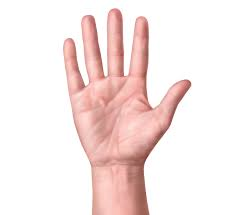
#> input picture hand.jpg, 235 x 215 px, given in place of the camera
$ python fingerdetection.py   (older library calls are emulated)
#> lines starting #> are read from the running program, lines starting #| are printed output that depends on the picture; after the words box and inside, x2 and y2 are one past the last pixel; in counts of white or black regions, pixels touching at a corner belong together
# -*- coding: utf-8 -*-
"""
Created on Thu Oct  3 19:55:30 2019

@author: SRIJAN
"""

import cv2
import numpy as np
import copy
import math

# Environment:
# OS    : Mac OS High Sierra
# python: 2.7
# opencv: 3.4.0

# Author
# asshatter
# github link : https://github.com/asshatter
# website : https://asshatter.github.io


def calculateFingers(res, drawing):
    #  convexity defect
    hull = cv2.convexHull(res, returnPoints=False)
    if len(hull) > 3:
        defects = cv2.convexityDefects(res, hull)
        if defects is not None:
            cnt = 0
            for i in range(defects.shape[0]):  # calculate the angle
                s, e, f, d = defects[i][0]
                start = tuple(res[s][0])
                end = tuple(res[e][0])
                far = tuple(res[f][0])
                a = math.sqrt((end[0] - start[0]) ** 2 + (end[1] - start[1]) ** 2)
                b = math.sqrt((far[0] - start[0]) ** 2 + (far[1] - start[1]) ** 2)
                c = math.sqrt((end[0] - far[0]) ** 2 + (end[1] - far[1]) ** 2)
                angle = math.acos((b ** 2 + c ** 2 - a ** 2) / (2 * b * c))  # cosine theorem
                if angle <= math.pi / 2:  # angle less than 90 degree, treat as fingers
                    cnt += 1
                    cv2.circle(drawing, far, 8, [211, 84, 0], -1)
            if cnt > 0:
                return True, cnt+1
            else:
                return True, 0
    return False, 0


# Open Camera
camera = cv2.VideoCapture(0)
camera.set(10, 200)

while camera.isOpened():
    #Main Camera
    ret, frame = camera.read()
#> frame is the input picture: shape (215, 235, 3); mean B, G, R 228.8, 230.8, 246.3
    frame = cv2.bilateralFilter(frame, 5, 50, 100)  # Smoothing
    frame = cv2.flip(frame, 1)  #Horizontal Flip
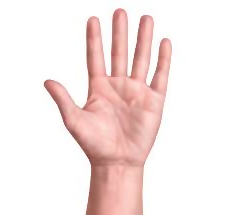
#> frame: shape (215, 235, 3); mean B, G, R 228.8, 230.8, 246.4
    cv2.imshow('original', frame)


    #Background Removal
    bgModel = cv2.createBackgroundSubtractorMOG2(0, 50)
    fgmask = bgModel.apply(frame)
#> fgmask: shape (215, 235); every value is 127

    kernel = np.ones((3, 3), np.uint8)
    fgmask = cv2.erode(fgmask, kernel, iterations=1)
    img = cv2.bitwise_and(frame, frame, mask=fgmask)

    # Skin detect and thresholding
    hsv = cv2.cvtColor(img, cv2.COLOR_BGR2HSV)
#> hsv: shape (215, 235, 3); mean H, S, V 10.9, 20.6, 246.5
    lower = np.array([0, 48, 80], dtype="uint8")
    upper = np.array([20, 255, 255], dtype="uint8")
    skinMask = cv2.inRange(hsv, lower, upper)
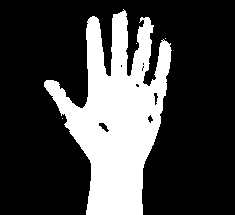
#> skinMask: shape (215, 235); 26.2% white; 4 white regions (3 under 20 px)
    cv2.imshow('Threshold Hands', skinMask)

    # Getting the contours and convex hull
    skinMask1 = copy.deepcopy(skinMask)
    _,contours, hierarchy = cv2.findContours(skinMask1, cv2.RETR_TREE, cv2.CHAIN_APPROX_SIMPLE)
#> contours = 13 contours, 9 with area under 20; largest, box (x1, y1, x2, y2) and area: (44, 9, 172, 215) 12862, (98, 122, 110, 133) 56, (153, 92, 159, 106) 40, (147, 114, 154, 124) 32
    length = len(contours)
#> length = 13
    maxArea = -1
    if length > 0:
        for i in xrange(length):
            temp = contours[i]
            area = cv2.contourArea(temp)
            if area > maxArea:
                maxArea = area
                ci = i
#> this loop made 13 passes
#> (area, maxArea, ci) on pass 4: (12861.5, 12861.5, 3)
#> area on passes 5 to 7: 56.5, 31.5, 40
#> after the loop, ci = 3; maxArea = 12861.5

        res = contours[ci]
#> res = contour of 369 points, box (x1, y1, x2, y2) (44, 9, 172, 215), area 12862
        hull = cv2.convexHull(res)
#> hull = contour of 16 points, box (x1, y1, x2, y2) (44, 9, 172, 215), area 18602
        drawing = np.zeros(img.shape, np.uint8)
        cv2.drawContours(drawing, [res], 0, (0, 255, 0), 2)
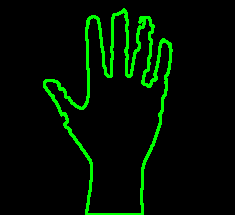
#> drawing: shape (215, 235, 3); mean of channels 0, 1, 2 0, 15.9, 0; drawn as B, G, R
        cv2.drawContours(drawing, [hull], 0, (0, 0, 255), 3)
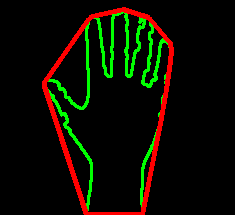
#> drawing: shape (215, 235, 3); 5.03% of pixels changed, all inside (x1, y1, x2, y2) = (42, 7, 174, 215); drawn as B, G, R

        isFinishCal, cnt = calculateFingers(res, drawing)
#> in calculateFingers, `hull = cv2.convexHull(res, returnPoints=False)`: hull = [305, 304, 237, 231, 229, 216, 214, 203, 165, 164, 95, 94, 43, 42, 40, 0]
#> in calculateFingers, `defects = cv2.convexityDefects(res, hull)`: defects = [[305, 0, 345, 15946], [0, 40, 19, 15998], [40, 42, 41, 114], [43, 94, 61, 11976], [95, 164, 153, 5287], [165, 203, 170, 2285], [203, 214, 206, 657], [214, 216, 215, 210], [216, 229, 222, 724], [229, 231, 230, 232], [231, 237, 234, 362], [237, 304, 274, 11910]]
#> the loop in calculateFingers, `for i in range(defects.shape[0]):` made 12 passes
#> (s, e, f, d, start, end, far, a) on passes 1 to 10: (305, 0, 345, 15946, (148, 17), (123, 9), (128, 76), 26.25), (0, 40, 19, 15998, (123, 9), (92, 16), (110, 76), 31.78), (40, 42, 41, 114, (92, 16), (90, 17), (91, 17), 2.24), (43, 94, 61, 11976, (88, 19), (44, 82), (85, 105), 76.84), (95, 164, 153, 5287, (44, 86), (86, 214), (91, 163), 134.7), (165, 203, 170, 2285, (142, 214), (160, 123), (142, 168), 92.76), (203, 214, 206, 657, (160, 123), (165, 95), (159, 114), 28.44), (214, 216, 215, 210, (165, 95), (166, 89), (165, 90), 6.08), (216, 229, 222, 724, (166, 89), (170, 61), (165, 76), 28.28), (229, 231, 230, 232, (170, 61), (171, 50), (170, 51), 11.05)
#> after the loop in calculateFingers, `for i in range(defects.shape[0]):`:
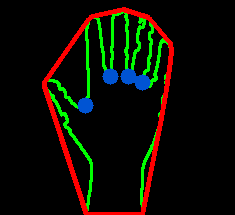
#> drawing: shape (215, 235, 3); 1.56% of pixels changed, all inside (x1, y1, x2, y2) = (77, 68, 151, 114); drawn as B, G, R
#> after the loop in calculateFingers, `for i in range(defects.shape[0]):`: cnt = 4
#> isFinishCal = True; cnt = 5
        print("Fingers", cnt)
#| Fingers 5
        cv2.imshow('output', drawing)

    k = cv2.waitKey(10)
#> (key Esc is pressed here)
    if k == 27:  # press ESC to exit
        break
